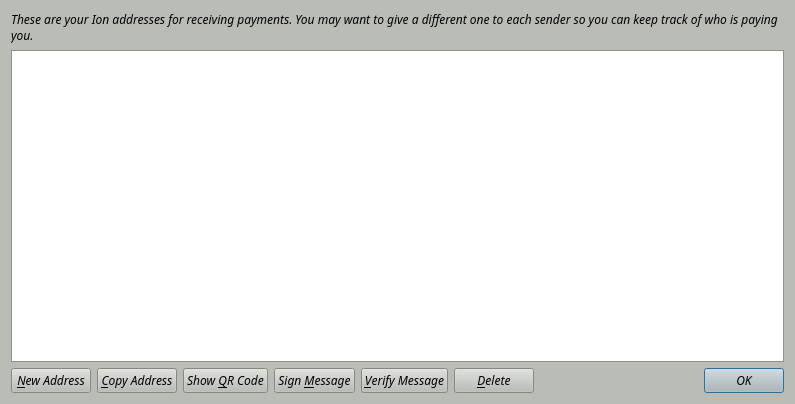
<?xml version="1.0" encoding="UTF-8"?>
<ui version="4.0">
 <class>AddressBookPage</class>
 <widget class="QWidget" name="AddressBookPage">
  <property name="geometry">
   <rect>
    <x>0</x>
    <y>0</y>
    <width>795</width>
    <height>404</height>
   </rect>
  </property>
  <property name="palette">
   <palette>
    <active>
     <colorrole role="WindowText">
      <brush brushstyle="SolidPattern">
       <color alpha="255">
        <red>0</red>
        <green>0</green>
        <blue>0</blue>
       </color>
      </brush>
     </colorrole>
     <colorrole role="Button">
      <brush brushstyle="SolidPattern">
       <color alpha="255">
        <red>186</red>
        <green>189</green>
        <blue>182</blue>
       </color>
      </brush>
     </colorrole>
     <colorrole role="Light">
      <brush brushstyle="SolidPattern">
       <color alpha="255">
        <red>255</red>
        <green>255</green>
        <blue>255</blue>
       </color>
      </brush>
     </colorrole>
     <colorrole role="Midlight">
      <brush brushstyle="SolidPattern">
       <color alpha="255">
        <red>220</red>
        <green>222</green>
        <blue>218</blue>
       </color>
      </brush>
     </colorrole>
     <colorrole role="Dark">
      <brush brushstyle="SolidPattern">
       <color alpha="255">
        <red>93</red>
        <green>94</green>
        <blue>91</blue>
       </color>
      </brush>
     </colorrole>
     <colorrole role="Mid">
      <brush brushstyle="SolidPattern">
       <color alpha="255">
        <red>124</red>
        <green>126</green>
        <blue>121</blue>
       </color>
      </brush>
     </colorrole>
     <colorrole role="Text">
      <brush brushstyle="SolidPattern">
       <color alpha="255">
        <red>0</red>
        <green>0</green>
        <blue>0</blue>
       </color>
      </brush>
     </colorrole>
     <colorrole role="BrightText">
      <brush brushstyle="SolidPattern">
       <color alpha="255">
        <red>255</red>
        <green>255</green>
        <blue>255</blue>
       </color>
      </brush>
     </colorrole>
     <colorrole role="ButtonText">
      <brush brushstyle="SolidPattern">
       <color alpha="255">
        <red>0</red>
        <green>0</green>
        <blue>0</blue>
       </color>
      </brush>
     </colorrole>
     <colorrole role="Base">
      <brush brushstyle="SolidPattern">
       <color alpha="255">
        <red>255</red>
        <green>255</green>
        <blue>255</blue>
       </color>
      </brush>
     </colorrole>
     <colorrole role="Window">
      <brush brushstyle="SolidPattern">
       <color alpha="255">
        <red>186</red>
        <green>189</green>
        <blue>182</blue>
       </color>
      </brush>
     </colorrole>
     <colorrole role="Shadow">
      <brush brushstyle="SolidPattern">
       <color alpha="255">
        <red>0</red>
        <green>0</green>
        <blue>0</blue>
       </color>
      </brush>
     </colorrole>
     <colorrole role="AlternateBase">
      <brush brushstyle="SolidPattern">
       <color alpha="255">
        <red>220</red>
        <green>222</green>
        <blue>218</blue>
       </color>
      </brush>
     </colorrole>
     <colorrole role="ToolTipBase">
      <brush brushstyle="SolidPattern">
       <color alpha="255">
        <red>255</red>
        <green>255</green>
        <blue>220</blue>
       </color>
      </brush>
     </colorrole>
     <colorrole role="ToolTipText">
      <brush brushstyle="SolidPattern">
       <color alpha="255">
        <red>0</red>
        <green>0</green>
        <blue>0</blue>
       </color>
      </brush>
     </colorrole>
    </active>
    <inactive>
     <colorrole role="WindowText">
      <brush brushstyle="SolidPattern">
       <color alpha="255">
        <red>0</red>
        <green>0</green>
        <blue>0</blue>
       </color>
      </brush>
     </colorrole>
     <colorrole role="Button">
      <brush brushstyle="SolidPattern">
       <color alpha="255">
        <red>186</red>
        <green>189</green>
        <blue>182</blue>
       </color>
      </brush>
     </colorrole>
     <colorrole role="Light">
      <brush brushstyle="SolidPattern">
       <color alpha="255">
        <red>255</red>
        <green>255</green>
        <blue>255</blue>
       </color>
      </brush>
     </colorrole>
     <colorrole role="Midlight">
      <brush brushstyle="SolidPattern">
       <color alpha="255">
        <red>220</red>
        <green>222</green>
        <blue>218</blue>
       </color>
      </brush>
     </colorrole>
     <colorrole role="Dark">
      <brush brushstyle="SolidPattern">
       <color alpha="255">
        <red>93</red>
        <green>94</green>
        <blue>91</blue>
       </color>
      </brush>
     </colorrole>
     <colorrole role="Mid">
      <brush brushstyle="SolidPattern">
       <color alpha="255">
        <red>124</red>
        <green>126</green>
        <blue>121</blue>
       </color>
      </brush>
     </colorrole>
     <colorrole role="Text">
      <brush brushstyle="SolidPattern">
       <color alpha="255">
        <red>0</red>
        <green>0</green>
        <blue>0</blue>
       </color>
      </brush>
     </colorrole>
     <colorrole role="BrightText">
      <brush brushstyle="SolidPattern">
       <color alpha="255">
        <red>255</red>
        <green>255</green>
        <blue>255</blue>
       </color>
      </brush>
     </colorrole>
     <colorrole role="ButtonText">
      <brush brushstyle="SolidPattern">
       <color alpha="255">
        <red>0</red>
        <green>0</green>
        <blue>0</blue>
       </color>
      </brush>
     </colorrole>
     <colorrole role="Base">
      <brush brushstyle="SolidPattern">
       <color alpha="255">
        <red>255</red>
        <green>255</green>
        <blue>255</blue>
       </color>
      </brush>
     </colorrole>
     <colorrole role="Window">
      <brush brushstyle="SolidPattern">
       <color alpha="255">
        <red>186</red>
        <green>189</green>
        <blue>182</blue>
       </color>
      </brush>
     </colorrole>
     <colorrole role="Shadow">
      <brush brushstyle="SolidPattern">
       <color alpha="255">
        <red>0</red>
        <green>0</green>
        <blue>0</blue>
       </color>
      </brush>
     </colorrole>
     <colorrole role="AlternateBase">
      <brush brushstyle="SolidPattern">
       <color alpha="255">
        <red>220</red>
        <green>222</green>
        <blue>218</blue>
       </color>
      </brush>
     </colorrole>
     <colorrole role="ToolTipBase">
      <brush brushstyle="SolidPattern">
       <color alpha="255">
        <red>255</red>
        <green>255</green>
        <blue>220</blue>
       </color>
      </brush>
     </colorrole>
     <colorrole role="ToolTipText">
      <brush brushstyle="SolidPattern">
       <color alpha="255">
        <red>0</red>
        <green>0</green>
        <blue>0</blue>
       </color>
      </brush>
     </colorrole>
    </inactive>
    <disabled>
     <colorrole role="WindowText">
      <brush brushstyle="SolidPattern">
       <color alpha="255">
        <red>93</red>
        <green>94</green>
        <blue>91</blue>
       </color>
      </brush>
     </colorrole>
     <colorrole role="Button">
      <brush brushstyle="SolidPattern">
       <color alpha="255">
        <red>186</red>
        <green>189</green>
        <blue>182</blue>
       </color>
      </brush>
     </colorrole>
     <colorrole role="Light">
      <brush brushstyle="SolidPattern">
       <color alpha="255">
        <red>255</red>
        <green>255</green>
        <blue>255</blue>
       </color>
      </brush>
     </colorrole>
     <colorrole role="Midlight">
      <brush brushstyle="SolidPattern">
       <color alpha="255">
        <red>220</red>
        <green>222</green>
        <blue>218</blue>
       </color>
      </brush>
     </colorrole>
     <colorrole role="Dark">
      <brush brushstyle="SolidPattern">
       <color alpha="255">
        <red>93</red>
        <green>94</green>
        <blue>91</blue>
       </color>
      </brush>
     </colorrole>
     <colorrole role="Mid">
      <brush brushstyle="SolidPattern">
       <color alpha="255">
        <red>124</red>
        <green>126</green>
        <blue>121</blue>
       </color>
      </brush>
     </colorrole>
     <colorrole role="Text">
      <brush brushstyle="SolidPattern">
       <color alpha="255">
        <red>93</red>
        <green>94</green>
        <blue>91</blue>
       </color>
      </brush>
     </colorrole>
     <colorrole role="BrightText">
      <brush brushstyle="SolidPattern">
       <color alpha="255">
        <red>255</red>
        <green>255</green>
        <blue>255</blue>
       </color>
      </brush>
     </colorrole>
     <colorrole role="ButtonText">
      <brush brushstyle="SolidPattern">
       <color alpha="255">
        <red>93</red>
        <green>94</green>
        <blue>91</blue>
       </color>
      </brush>
     </colorrole>
     <colorrole role="Base">
      <brush brushstyle="SolidPattern">
       <color alpha="255">
        <red>186</red>
        <green>189</green>
        <blue>182</blue>
       </color>
      </brush>
     </colorrole>
     <colorrole role="Window">
      <brush brushstyle="SolidPattern">
       <color alpha="255">
        <red>186</red>
        <green>189</green>
        <blue>182</blue>
       </color>
      </brush>
     </colorrole>
     <colorrole role="Shadow">
      <brush brushstyle="SolidPattern">
       <color alpha="255">
        <red>0</red>
        <green>0</green>
        <blue>0</blue>
       </color>
      </brush>
     </colorrole>
     <colorrole role="AlternateBase">
      <brush brushstyle="SolidPattern">
       <color alpha="255">
        <red>186</red>
        <green>189</green>
        <blue>182</blue>
       </color>
      </brush>
     </colorrole>
     <colorrole role="ToolTipBase">
      <brush brushstyle="SolidPattern">
       <color alpha="255">
        <red>255</red>
        <green>255</green>
        <blue>220</blue>
       </color>
      </brush>
     </colorrole>
     <colorrole role="ToolTipText">
      <brush brushstyle="SolidPattern">
       <color alpha="255">
        <red>0</red>
        <green>0</green>
        <blue>0</blue>
       </color>
      </brush>
     </colorrole>
    </disabled>
   </palette>
  </property>
  <property name="font">
   <font>
    <family>Sawasdee</family>
    <italic>true</italic>
   </font>
  </property>
  <property name="windowTitle">
   <string>Address Book</string>
  </property>
  <layout class="QVBoxLayout" name="verticalLayout">
   <item>
    <widget class="QLabel" name="labelExplanation">
     <property name="text">
      <string>These are your Ion addresses for receiving payments. You may want to give a different one to each sender so you can keep track of who is paying you.</string>
     </property>
     <property name="textFormat">
      <enum>Qt::PlainText</enum>
     </property>
     <property name="wordWrap">
      <bool>true</bool>
     </property>
    </widget>
   </item>
   <item>
    <widget class="QTableView" name="tableView">
     <property name="contextMenuPolicy">
      <enum>Qt::CustomContextMenu</enum>
     </property>
     <property name="toolTip">
      <string>Double-click to edit address or label</string>
     </property>
     <property name="tabKeyNavigation">
      <bool>false</bool>
     </property>
     <property name="selectionMode">
      <enum>QAbstractItemView::SingleSelection</enum>
     </property>
     <property name="selectionBehavior">
      <enum>QAbstractItemView::SelectRows</enum>
     </property>
     <property name="sortingEnabled">
      <bool>true</bool>
     </property>
     <attribute name="verticalHeaderVisible">
      <bool>false</bool>
     </attribute>
    </widget>
   </item>
   <item>
    <layout class="QHBoxLayout" name="horizontalLayout">
     <item>
      <widget class="QPushButton" name="newAddressButton">
       <property name="toolTip">
        <string>Create a new address</string>
       </property>
       <property name="text">
        <string>&amp;New Address</string>
       </property>
      </widget>
     </item>
     <item>
      <widget class="QPushButton" name="copyToClipboard">
       <property name="toolTip">
        <string>Copy the currently selected address to the system clipboard</string>
       </property>
       <property name="text">
        <string>&amp;Copy Address</string>
       </property>
      </widget>
     </item>
     <item>
      <widget class="QPushButton" name="showQRCode">
       <property name="text">
        <string>Show &amp;QR Code</string>
       </property>
      </widget>
     </item>
     <item>
      <widget class="QPushButton" name="signMessage">
       <property name="toolTip">
        <string>Sign a message to prove you own a Ion address</string>
       </property>
       <property name="text">
        <string>Sign &amp;Message</string>
       </property>
      </widget>
     </item>
     <item>
      <widget class="QPushButton" name="verifyMessage">
       <property name="toolTip">
        <string>Verify a message to ensure it was signed with a specified Ion address</string>
       </property>
       <property name="text">
        <string>&amp;Verify Message</string>
       </property>
      </widget>
     </item>
     <item>
      <widget class="QPushButton" name="deleteButton">
       <property name="toolTip">
        <string>Delete the currently selected address from the list</string>
       </property>
       <property name="text">
        <string>&amp;Delete</string>
       </property>
      </widget>
     </item>
     <item>
      <spacer name="horizontalSpacer">
       <property name="orientation">
        <enum>Qt::Horizontal</enum>
       </property>
       <property name="sizeHint" stdset="0">
        <size>
         <width>40</width>
         <height>20</height>
        </size>
       </property>
      </spacer>
     </item>
     <item>
      <widget class="QDialogButtonBox" name="buttonBox">
       <property name="sizePolicy">
        <sizepolicy hsizetype="Maximum" vsizetype="Fixed">
         <horstretch>0</horstretch>
         <verstretch>0</verstretch>
        </sizepolicy>
       </property>
       <property name="standardButtons">
        <set>QDialogButtonBox::Ok</set>
       </property>
      </widget>
     </item>
    </layout>
   </item>
  </layout>
 </widget>
 <resources/>
 <connections/>
</ui>
